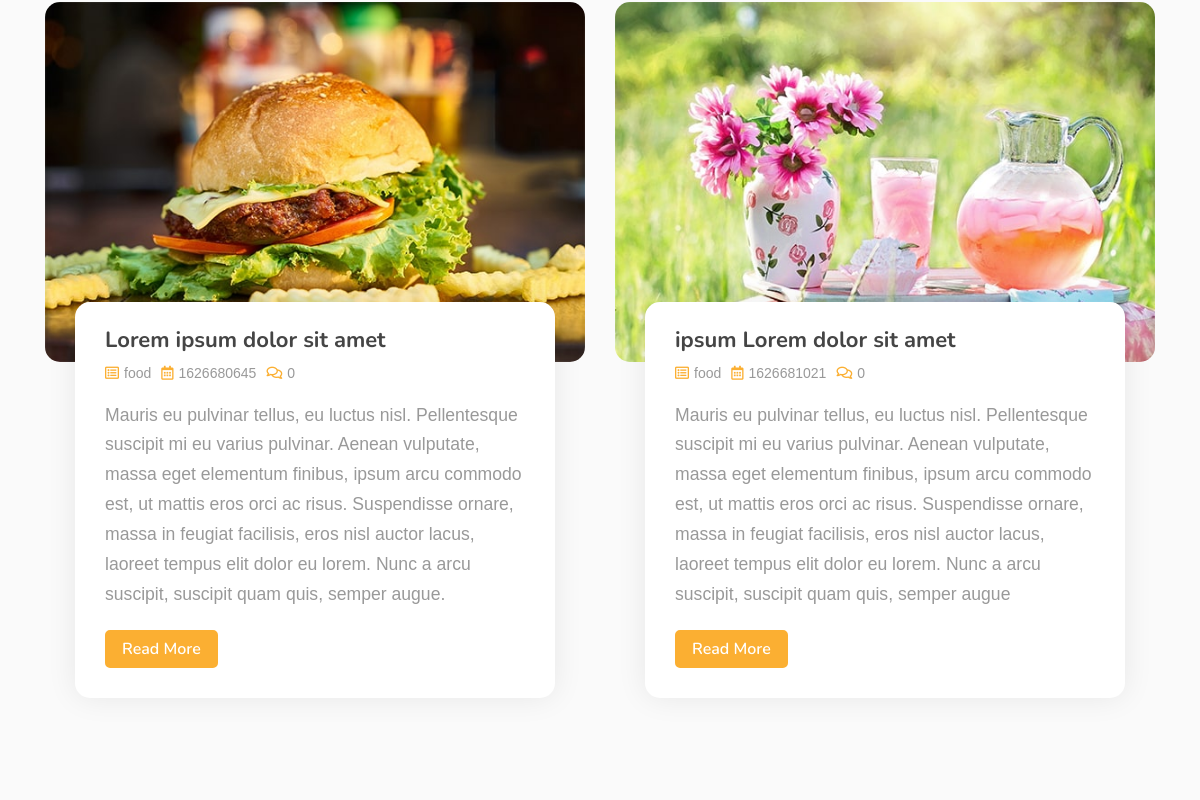
Before: / (middle part) with the older database file.
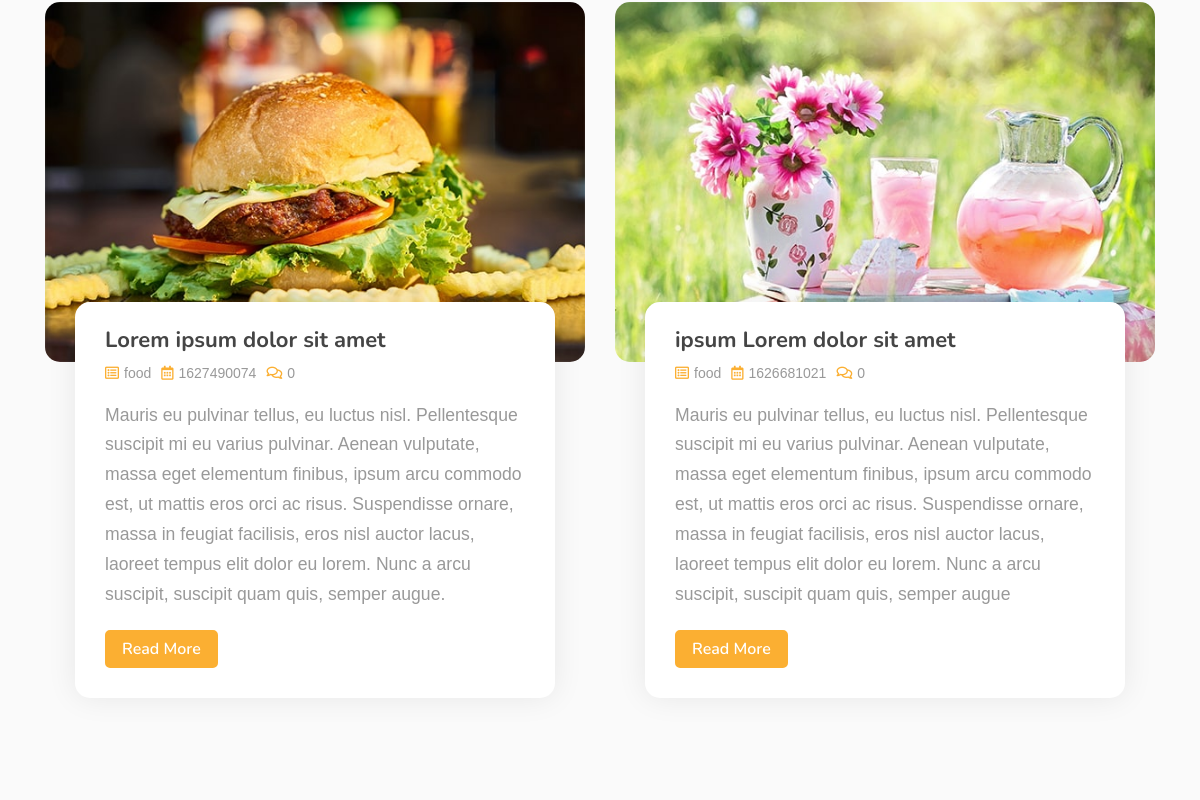
After: the same page with the newer database file.
### tables this page shows
CREATE TABLE `food_blog` (
  `id` int(16) NOT NULL,
  `title1` varchar(256) NOT NULL,
  `title2` varchar(256) NOT NULL,
  `title3` varchar(256) NOT NULL,
  `info1` text NOT NULL,
  `info2` text NOT NULL,
  `info3` text NOT NULL,
  `img` varchar(128) NOT NULL,
  `categories` varchar(128) NOT NULL,
  `date` int(32) NOT NULL,
  `tag` text NOT NULL
);

### index.php (the view, shortened to what this page needs)
<!DOCTYPE html>
<html lang="en">
<head>
    <link href="https://stackpath.bootstrapcdn.com/bootstrap/4.4.1/css/bootstrap.min.css" rel="stylesheet">
    <link href="https://cdnjs.cloudflare.com/ajax/libs/font-awesome/5.10.0/css/all.min.css" rel="stylesheet">
    <link href="lib/animate/animate.min.css" rel="stylesheet">
    <link href="lib/owlcarousel/assets/owl.carousel.min.css" rel="stylesheet">
    <link href="lib/flaticon/font/flaticon.css" rel="stylesheet">
    <link href="lib/tempusdominus/css/tempusdominus-bootstrap-4.min.css" rel="stylesheet" />
    <link href="css/style.css" rel="stylesheet">
</head>
<body>
    <div class="carousel">
        <div class="blog">
            <div class="container">
                <div class="row">
                    <?php
                    require_once "./php/db.php";
                    $query = "SELECT id, title1, info1, img, categories, date FROM food_blog LIMIT 2";
                    $result = mysqli_query($mysqli, $query);
                    while ($row = mysqli_fetch_assoc($result)) {
                        $query1 = "SELECT id FROM comment WHERE blog_id = '" . $row["id"] . "'";
                        $result1 = mysqli_query($mysqli, $query1);
                        $count = mysqli_num_rows($result1);
                    ?>
                        <div class="col-md-6">
                            <div class="blog-item">
                                <div class="blog-img">
                                    <img src="img/blogGrid/<?php echo $row['img'] ?>" alt="<?php echo $row['title1'] ?>">
                                </div>
                                <div class="blog-content">
                                    <h2 class="blog-title"><?php echo $row['title1'] ?></h2>
                                    <div class="blog-meta">
                                        <p><i class="far fa-list-alt"></i><?php echo $row['categories'] ?></p>
                                        <p><i class="far fa-calendar-alt"></i><?php echo $row['date'] ?></p>
                                        <p><i class="far fa-comments"></i><?php echo $count ?></p>
                                    </div>
                                    <div class="blog-text">
                                        <p><?php echo $row['info1'] ?></p>
                                        <a class="btn custom-btn" href="single.php?id=<?php echo $row['id'] ?>">Read More</a>
                                    </div>
                                </div>
                            </div>
                        </div>
                    <?php } ?>
                </div>
            </div>
        </div>
</body>
</html>

Changed rows visible on the page:
changed food_blog "Lorem ipsum dolor sit amet": date "1626680645" → "1627490074"
